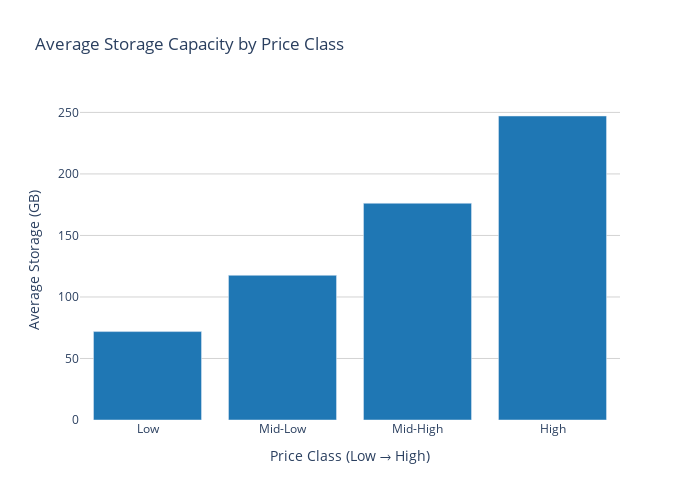

The notebook cell this image was saved under:
### Code cell
df_plot = df[["Price_Class", "Storage_GB"]].copy()
df_plot["Price_Label"] = df_plot["Price_Class"].map({
    0: "Low",
    1: "Mid-Low",
    2: "Mid-High",
    3: "High"
})
color_map = {
    "Low": "#1f77b4",
    "Mid-Low": "#1f77b4",
    "Mid-High": "#1f77b4",
    "High": "#1f77b4"
}
mean_storage = (
    df_plot
    .groupby("Price_Label", as_index=False)
    .mean()
)

order = ["Low", "Mid-Low", "Mid-High", "High"]
fig = px.bar(
    mean_storage,
    x="Price_Label",
    y="Storage_GB",
    category_orders={"Price_Label": order},
    title="Average Storage Capacity by Price Class",
    labels={
        "Price_Label": "Price Class (Low → High)",
        "Storage_GB": "Average Storage (GB)"
    },
    color="Price_Label",
    color_discrete_map=color_map
)

fig.update_layout(
    width=700,
    height=500,
    showlegend=False,
        plot_bgcolor='white',

    yaxis_showgrid=True,

    yaxis_gridwidth=1,

    yaxis_gridcolor='lightgray'               
)												
fig.show()

### Figure 1 — Plotly figure (JSON) as saved in the notebook; plotly's stock layout.template omitted (floating-point values rounded to 4 significant figures)
{"data": [{"alignmentgroup": "True", "hovertemplate": "Price Class (Low → High)=%{x}<br>Average Storage (GB)=%{y}<extra></extra>", "legendgroup": "Low", "marker": {"color": "#1f77b4", "pattern": {"shape": ""}}, "name": "Low", "offsetgroup": "Low", "orientation": "v", "showlegend": true, "textposition": "auto", "type": "bar", "x": ["Low"], "xaxis": "x", "y": [71.87], "yaxis": "y"}, {"alignmentgroup": "True", "hovertemplate": "Price Class (Low → High)=%{x}<br>Average Storage (GB)=%{y}<extra></extra>", "legendgroup": "Mid-Low", "marker": {"color": "#1f77b4", "pattern": {"shape": ""}}, "name": "Mid-Low", "offsetgroup": "Mid-Low", "orientation": "v", "showlegend": true, "textposition": "auto", "type": "bar", "x": ["Mid-Low"], "xaxis": "x", "y": [117.6], "yaxis": "y"}, {"alignmentgroup": "True", "hovertemplate": "Price Class (Low → High)=%{x}<br>Average Storage (GB)=%{y}<extra></extra>", "legendgroup": "Mid-High", "marker": {"color": "#1f77b4", "pattern": {"shape": ""}}, "name": "Mid-High", "offsetgroup": "Mid-High", "orientation": "v", "showlegend": true, "textposition": "auto", "type": "bar", "x": ["Mid-High"], "xaxis": "x", "y": [176.2], "yaxis": "y"}, {"alignmentgroup": "True", "hovertemplate": "Price Class (Low → High)=%{x}<br>Average Storage (GB)=%{y}<extra></extra>", "legendgroup": "High", "marker": {"color": "#1f77b4", "pattern": {"shape": ""}}, "name": "High", "offsetgroup": "High", "orientation": "v", "showlegend": true, "textposition": "auto", "type": "bar", "x": ["High"], "xaxis": "x", "y": [247.1], "yaxis": "y"}], "layout": {"barmode": "relative", "height": 500, "legend": {"title": {"text": "Price Class (Low → High)"}, "tracegroupgap": 0}, "plot_bgcolor": "white", "showlegend": false, "title": {"text": "Average Storage Capacity by Price Class"}, "width": 700, "xaxis": {"anchor": "y", "categoryarray": ["Low", "Mid-Low", "Mid-High", "High"], "categoryorder": "array", "domain": [0, 1], "title": {"text": "Price Class (Low → High)"}}, "yaxis": {"anchor": "x", "domain": [0, 1], "gridcolor": "lightgray", "gridwidth": 1, "showgrid": true, "title": {"text": "Average Storage (GB)"}}}}
